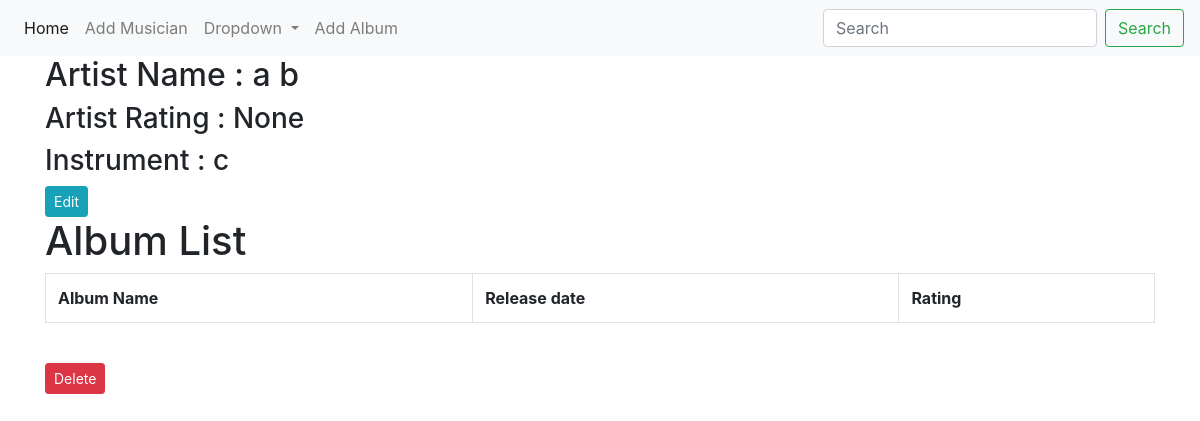
The page /album_list/6/ on the database its author committed.
### first_app/models.py (models this page shows, shortened)
class Musician(models.Model):
    id = models.AutoField(primary_key=True)
    First_name = models.CharField(max_length=30)
    Last_name = models.CharField(max_length=20)
    instrument = models.CharField(max_length=20)

### first_app/views.py (the view)
# urls.py: path('album_list/<int:artist_id>/',views.album_list,name='album_list'),
def album_list(request, artist_id):
    artist_info = Musician.objects.get(pk=artist_id)
    album_info = Album.objects.filter(artist=artist_id).order_by('name')
    artist_rating = Album.objects.filter(artist=artist_id).aggregate(Avg('rating'))
    dict = {'title' : " Album List",'artist_info':artist_info,'album_inf':album_info,'artist_ratin':artist_rating}
    return render(request,'first_app/album_list.html',context=dict)

### templates/first_app/album_list.html (shortened to what this page needs)
<!DOCTYPE html>
{% extends 'first_app/base.html' %}
{% block body_block %}
<h2>Artist Name : {{ artist_info.First_name}} {{ artist_info.Last_name}}</h2>
    <h3>Artist Rating : {{artist_ratin.rating__avg}}</h3>
    <h3>Instrument : {{artist_info.instrument}}</h3>
    <a href="{% url 'first_app:edit_artist' artist_id=artist_info.id %}" class="btn btn-info btn-sm">Edit</a>
    <h1>Album List</h1>
    <table class="table table-bordered">
        <tr>
            <th>Album Name</th>
            <th>Release date</th>
            <th>Rating</th>
        </tr>
    </table>
<br>
<a href="{% url 'first_app:delete_artist' artist_id=artist_info.id %}" class="btn btn-danger btn-sm" onclick="return confirm('Delete The Artist??')">Delete</a>
{% endblock %}

### rows shown on the page
Musician: First_name "a", Last_name "b", instrument "c"

### other values the page prints
{{ artist_ratin.rating__avg }} "None"
